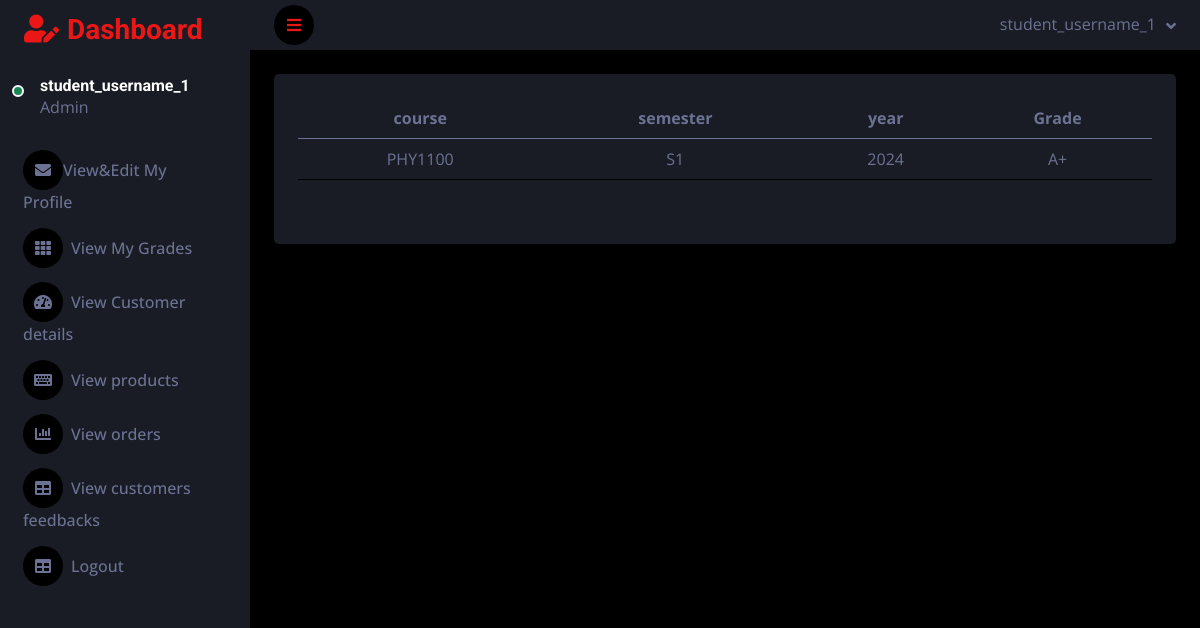
The page /student_view_grades/ (signed in) on the database as committed earlier.
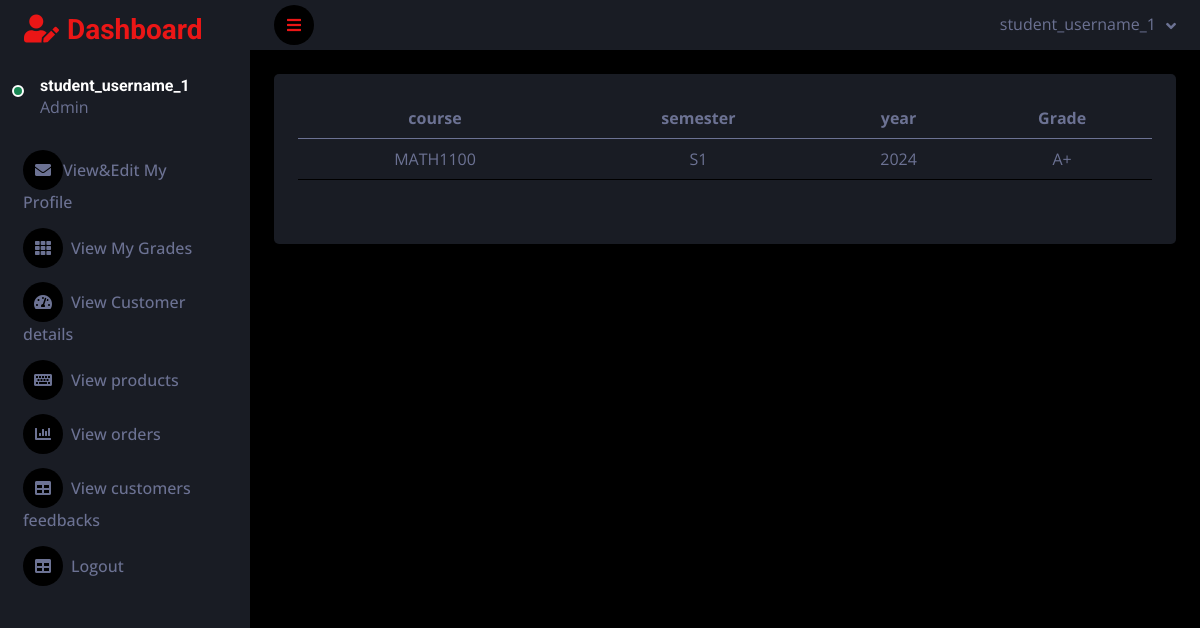
The same page on the database as committed later.
### grade_app/models.py (models this page shows)
class User_model(AbstractUser):
    is_teacher = models.BooleanField(default=False)
    is_student = models.BooleanField(default=False)

class Grade(models.Model):
    student = models.ForeignKey(Student, on_delete=models.CASCADE)
    course = models.ForeignKey(Course, on_delete=models.CASCADE)
    grade = models.CharField(max_length=10)
    semester = models.CharField(max_length=2)
    year = models.CharField(max_length=4)

class Course(models.Model):
    course_code = models.CharField(max_length=250)
    title = models.CharField(max_length=250)
    description = models.TextField()
    def __str__(self):
        return self.course_code

### grade_app/student_views.py (the view)
# urls.py: path('student_view_grades/',student_views.student_view_grades,name='student_view_grades')
def student_view_grades(request):
    grade_objects = Grade.objects.filter(student__user = request.user)
    return render(request,'student/student_view_grades.html',{'grade_objects':grade_objects})

### template/student/student_view_grades.html
{% extends 'student/student_dash.html' %}
{% block content %}
<table class="table" >
  <thead>
    <tr>
      <th scope="col">course</th>
      <th scope="col">semester</th>
      <th scope="col">year</th>
      <th scope="col">Grade</th>
    </tr>
  </thead>
  <tbody>
  {% for i in grade_objects %}
    <tr>
      <td>{{i.course}}</td>
      <td>{{i.semester}}</td>
      <td>{{i.year}}</td>
      <td>{{i.grade}}</td>
    </tr>
  {% endfor %}
  </tbody>
</table>
{% endblock %}

### template/student/student_dash.html (shortened to what this page needs)
<!DOCTYPE html>
<html lang="en">
{% load static %}
<head>
    <link href="https://cdnjs.cloudflare.com/ajax/libs/font-awesome/5.10.0/css/all.min.css" rel="stylesheet">
    <link href="https://cdn.jsdelivr.net/npm/bootstrap-icons@1.4.1/font/bootstrap-icons.css" rel="stylesheet">
    <link href=" {% static 'lib/owlcarousel/assets/owl.carousel.min.css' %} " rel="stylesheet">
    <link href=" {% static 'lib/tempusdominus/css/tempusdominus-bootstrap-4.min.css' %} " rel="stylesheet" />
    <link href=" {% static 'dash/css/bootstrap.min.css' %} " rel="stylesheet">
    <link href=" {% static 'dash/css/style.css' %} " rel="stylesheet">
</head>
<body>
    <div class="container-fluid position-relative d-flex p-0">
        <div class="sidebar pe-4 pb-2">
            <nav class="navbar bg-secondary navbar-dark">
                <a href=" {% static 'index.html' %} " class="navbar-brand mx-4 mb-3">
                    <h3 class="text-primary"><i class="fa fa-user-edit me-2"></i>Dashboard</h3>
                </a>
                <div class="d-flex align-items-center ms-4 mb-4">
                    <div class="position-relative">
                        <div class="bg-success rounded-circle border border-2 border-white position-absolute end-0 bottom-0 p-1"></div>
                    </div>
                    <div class="ms-3">
                        <h6 class="mb-0">{{request.user.username}}</h6>
                        <span>Admin</span>
                    </div>
                </div>
                <div class="navbar-nav w-100">
                    <a href="{% url 'student_view_update_profile_details' %}" class="nav-item nav-link"><i class="fa fa-envelope"></i>View&Edit My Profile</a>
                    <a href="{% url 'student_view_grades' %}" class="nav-item nav-link"><i class="fa fa-th me-2"></i>View My Grades</a>
                    <a href="  " class="nav-item nav-link"><i class="fa fa-tachometer-alt me-2"></i>View Customer details</a>
                    <a href="  " class="nav-item nav-link"><i class="fa fa-keyboard me-2"></i>View products</a>
                       <a href="  " class="nav-item nav-link"><i class="fa fa-chart-bar me-2"></i>View orders</a>
                    <a href="  " class="nav-item nav-link"><i class="fa fa-table me-2"></i>View customers feedbacks</a>
                    <a href="{% url 'logout_view' %}" class="nav-item nav-link" onclick="confirm_logout()"><i class="fa fa-table me-2"></i>Logout</a>
                </div>
            </nav>
        </div>
        <div class="content">
            <nav class="navbar navbar-expand bg-secondary navbar-dark sticky-top px-4 py-0">
                <a href="#" class="sidebar-toggler flex-shrink-0">
                    <i class="fa fa-bars"></i>
                </a>
                <div class="navbar-nav align-items-center ms-auto">
                    <div class="nav-item dropdown">
                        <a href="#" class="nav-link dropdown-toggle" data-bs-toggle="dropdown">
                            <span class="d-none d-lg-inline-flex">{{request.user.username}}</span>
                        </a>
                    </div>
                </div>
            </nav>
            <div class="container-fluid pt-4 px-4">
                <div class="bg-secondary text-center rounded p-4">
                    <div class="d-flex align-items-center justify-content-between mb-4">
                        {% block content %}{% endblock %}
                </div>
            </div>
            </div>
        </div>
    </div>
 </body>
</html>

### static/dash/css/style.css (style rules this page uses)
:root { --primary: #EB1616; --secondary: #191C24; --light: #6C7293; --dark: #000000; }
.sidebar { position: fixed; top: 0; left: 0; bottom: 0; width: 250px; height: 100vh; overflow-y: auto; background: var(--secondary); transition: 0.5s; z-index: 999; }
.content { margin-left: 250px; min-height: 100vh; background: var(--dark); transition: 0.5s; }
@media (min-width: 992px) { .sidebar { margin-left: 0; } }
@media (min-width: 992px) { .content { width: calc(100% - 250px); } }
.sidebar .navbar .navbar-nav .nav-link { padding: 7px 20px; color: var(--light); font-weight: 500; border-left: 3px solid var(--secondary); border-radius: 0 30px 30px 0; outline: none; }
.sidebar .navbar .navbar-nav .nav-link i { width: 40px; height: 40px; display: inline-flex; align-items: center; justify-content: center; background: var(--dark); border-radius: 40px; }
.content .navbar .navbar-nav .nav-link { margin-left: 25px; padding: 12px 0; color: var(--light); outline: none; }
.content .navbar .sidebar-toggler, .content .navbar .navbar-nav .nav-link i { width: 40px; height: 40px; display: inline-flex; align-items: center; justify-content: center; background: var(--dark); border-radius: 40px; }
.content .navbar .dropdown-toggle::after { margin-left: 6px; vertical-align: middle; border: none; content: "\f107"; font-family: "Font Awesome 5 Free"; font-weight: 900; transition: .5s; }

Rows that differ between the two databases and show on the page:
removed Grade: course "PHY1100", semester "S1", year "2024", grade "A+"
added Grade: course "MATH1100", semester "S1", year "2024", grade "A+"
